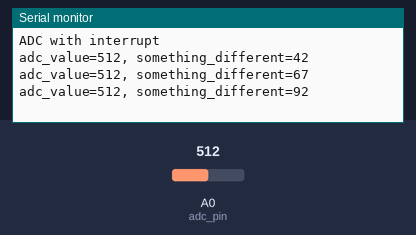
This sketch was run on a simulated Arduino Uno, built with avr-gcc and run on an emulated ATmega328P. Shown: the last lines printed to the serial monitor. The inputs (shaded band) are chosen by the test bench; at power-on: A0 (adc_pin) = 512.

Above: at 1.2 s.
1.3 s: A0 (adc_pin) set to 716
At 1.9 s:
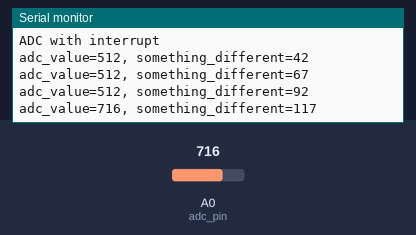
2.8 s: A0 (adc_pin) set to 900
At 3.4 s:
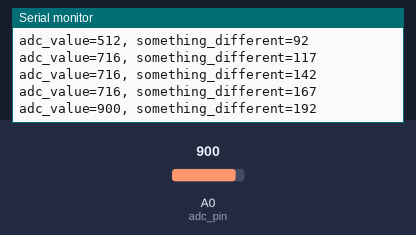
Timing chart, 0 to 5.8 s (numbered marks = the images above; inputs shaded):
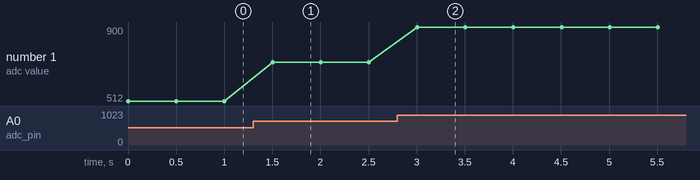

Measured:
- after the input at 1.3 s, the serial monitor: prints a new line after 0.20 s (image 1)
- after the input at 2.8 s, the serial monitor: prints a new line after 0.20 s (image 2)
- plotted number 1: 512 → 716 after the input at 1.3 s, 716 → 900 after the input at 2.8 s

The sketch:

with_interrupt.ino
```cpp
// (licence header left out)
const byte adc_pin = A0; // = 14 (pins_arduino.h)
volatile int adc_value;
volatile bool adc_done;
volatile bool adc_busy;
unsigned int something_different = 0;

void setup() {
  Serial.begin (115200);
  Serial.println("ADC with interrupt");

  ADCSRA = bit(ADEN) // Turn ADC on
           | bit(ADIE) // Enable interrupt
           | bit(ADPS0) | bit(ADPS1) | bit(ADPS2); // Prescaler of 128
  ADMUX  = bit(REFS0) // AVCC
           | ((adc_pin - 14) & 0x07); // Arduino Uno to ADC pin
}

// ADC complete ISR
ISR(ADC_vect) {
  adc_value = ADC;
  adc_done = true;
  adc_busy = false;
}

void loop() {
  // Last reading
  if (adc_done) {
    Serial.print("adc_value=");
    Serial.print(adc_value);
    Serial.print(", something_different=");
    Serial.println(something_different);
    delay(500);
    adc_done = false;
  }

  // Start new conversion
  if (!adc_busy) {
    adc_busy = true;
    // start the conversion
    bitSet(ADCSRA, ADSC);
  }

  // Do something
  something_different++;
}
```
